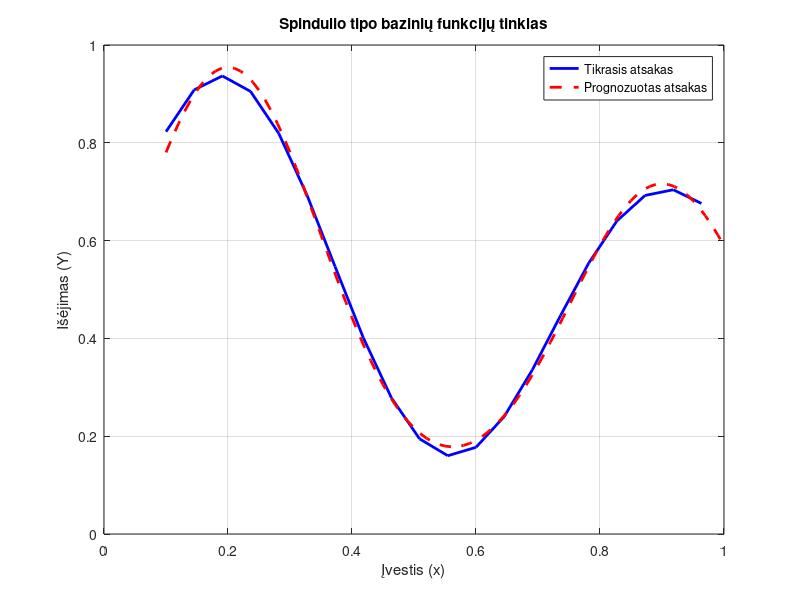
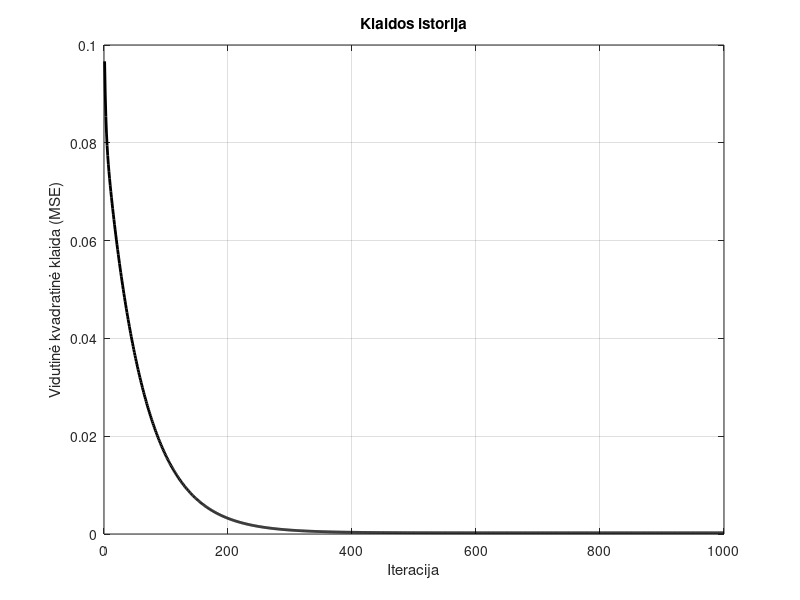

These figures' MATLAB source, in order:
clc;            
clear all;      
close all;      


x = 0.1:1/22:1; % Sukuria vektorių nuo 0.1 iki 1 su žingsniu 1/22, turintį 22 taškus  
y = ((1 + 0.6*sin(2*pi*x/0.7)) + 0.3*sin(2*pi*x))/2; % Tikslinė funkcija  
figure(1)  
plot(x, y, 'b-', 'LineWidth', 2) % Vaizduoja tikslinę funkciją mėlyna linija  
grid on; % Įjungiame tinklelį grafike  
hold on; % Išlaiko esamą grafiką, kad galėtume pridėti kitus elementus  

% Pradiniai svoriai (atsitiktinai inicializuojami)  
w1 = randn(1); % Pirmos Gauso funkcijos svoris  
w2 = randn(1); % Antros Gauso funkcijos svoris  
b = randn(1);  % Bias (nuokrypis)  

% Gauso funkcijų parametrų nustatymas pagal pradines funkcijos grafikas  
c1 = 0.2;  % Pirmos Gauso funkcijos centras  
c2 = 0.9;  % Antros Gauso funkcijos centras  
r1 = 0.15; % Pirmos Gauso funkcijos spindulys  
r2 = 0.15; % Antros Gauso funkcijos spindulys  

% Mokymo parametrai  
eta = 0.01;                % Mokymosi greitis (learning rate)  
max_iter = 1000;         % Maksimalus iteracijų skaičius  
tolerance = 1e-6;         % Tolerancijos riba (klaidos ribinė reikšmė)  

% Inicijuojame klaidos vektorių, kad galėtume stebėti mokymą  
error_history = zeros(1, max_iter);  

% Mokymo procesas  
for j = 1:max_iter  
    total_error = 0; % Inicializuojame bendrą klaidą kiekvienai iteracijai  
    
    % Mokymas per visus duomenis  
    for n = 1:length(x)  
        % Gauso funkcijos skaičiavimas  
        F1 = exp(-((x(n)-c1)^2)/(2*(r1^2)));  
        F2 = exp(-((x(n)-c2)^2)/(2*(r2^2)));  
        
        % Tinklo išėjimo skaičiavimas su tiesine aktyvavimo funkcija  
        Y(n) = F1*w1 + F2*w2 + b; % tiesinė aktyvavimo funkcija  
        
        % Klaidos skaičiavimas  
        e = y(n) - Y(n);  
        total_error = total_error + e^2; % Sužymime kvadratinę klaidą  
        
        % Svorių atnaujinimas remiantis klaida ir mokymosi žingsniu  
        w1 = w1 + eta * e * F1;  
        w2 = w2 + eta * e * F2;  
        b  = b  + eta * e;  
    end  
    
    % Vidutinės kvadratinės klaidos (MSE) apskaičiavimas  
    mse = total_error / length(x);  
    error_history(j) = mse; % Išsaugome klaidą istorijoje  
    
    % Patikriname, ar klaida yra maža pakankamai  
    if mse < tolerance  
        fprintf('Mokymas sustabdytas po %d iteracijų, MSE: %f\n', j, mse);  
        error_history = error_history(1:j); % Ištriname nereikalingas klaidų reikšmes  
        break; % Išeiname iš mokymo ciklo  
    end  
    
    % Kiekvienų 1000 iteracijų spausdiname klaidos reikšmę  
    if mod(j, 1000) == 0  
        fprintf('Iteracija: %d, MSE: %f\n', j, mse);  
    end  
end  

% Rezultato vizualizavimas mokymo metu  
figure(2)  
plot(1:length(error_history), error_history, 'k-', 'LineWidth', 2)  
title('Klaidos istorija');  
xlabel('Iteracija');  
ylabel('Vidutinė kvadratinė klaida (MSE)');  
grid on;  

% Testavimo dalis  
x_test = 0.1:1/100:1;          % Sukuriame išplėstą įvesties vektorių testavimui  
Y_test = zeros(1, length(x_test)); % Inicializuojame tinklo išėjimo vektorių testui  

% Skaičiuojame tinklo išėjimą testavimo duomenims  
for i = 1:length(x_test)  
    F1_test = exp(-((x_test(i)-c1)^2)/(2*(r1^2)));  
    F2_test = exp(-((x_test(i)-c2)^2)/(2*(r2^2)));  
    Y_test(i) = F1_test*w1 + F2_test*w2 + b; % tiesinė aktyvavimo funkcija  
end  

% Vaizduojame mokymosi rezultatą  
figure(1)  
plot(x_test, Y_test, 'r--', 'LineWidth', 2) % Vaizduojame tinklo išėjimą raudona stipriomis linijomis  
hold off  
xlabel('Įvestis (x)');  
ylabel('Išėjimas (Y)');  
legend('Tikrasis atsakas', 'Prognozuotas atsakas', 'Location', 'best');  
title('Spindulio tipo bazinių funkcijų tinklas');  